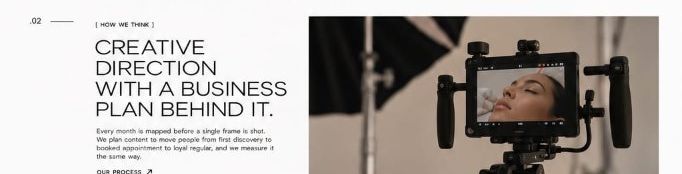
#> input picture scratch/about_sec3_think.png, 682 x 174 px, given in place of media_1794049842470_6953d09f.jpg, which was not available
$ python crop_sections.py
#> lines starting #> are read from the running program, lines starting #| are printed output that depends on the picture
from PIL import Image

im = Image.open(r'C:\Users\riyas\.gemini\antigravity\brain\91a1ccde-d165-4dfe-810e-513091b2e231\.user_uploaded\media_1794049842470_6953d09f.jpg')
#> im is the input picture: PIL image 682x174 RGB; mean R, G, B 175.4, 169.8, 165.6
w, h = im.size
#> w = 682; h = 174

sections = [
    ('sec1_hero', 0, int(h * 0.28)),
    ('sec2_story', int(h * 0.28), int(h * 0.48)),
    ('sec3_think', int(h * 0.48), int(h * 0.65)),
    ('sec4_feels', int(h * 0.65), int(h * 0.79)),
    ('sec5_team_cta', int(h * 0.79), h),
]

for name, y1, y2 in sections:
    c = im.crop((0, y1, w, y2))
    c.save(f'scratch/about_{name}.png')
    print(f"Saved scratch/about_{name}.png ({w}x{y2-y1})")
#> this loop made 5 passes
#> pass 1, `c = im.crop((0, y1, w, y2))`:
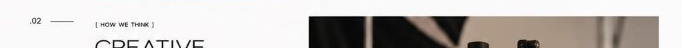
#> c: PIL image 682x48 RGB; mean R, G, B 197.5, 193.3, 190.4
#> pass 2, `c = im.crop((0, y1, w, y2))`:
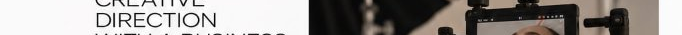
#> c: PIL image 682x35 RGB; mean R, G, B 154.1, 149.9, 146.5
#> pass 3, `c = im.crop((0, y1, w, y2))`:
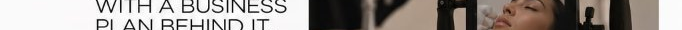
#> c: PIL image 682x30 RGB; mean R, G, B 155.6, 148.8, 144
#> after the loop:
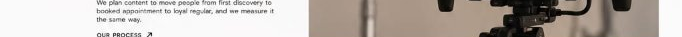
#> c: PIL image 682x37 RGB; mean R, G, B 186.8, 179.4, 173.4
